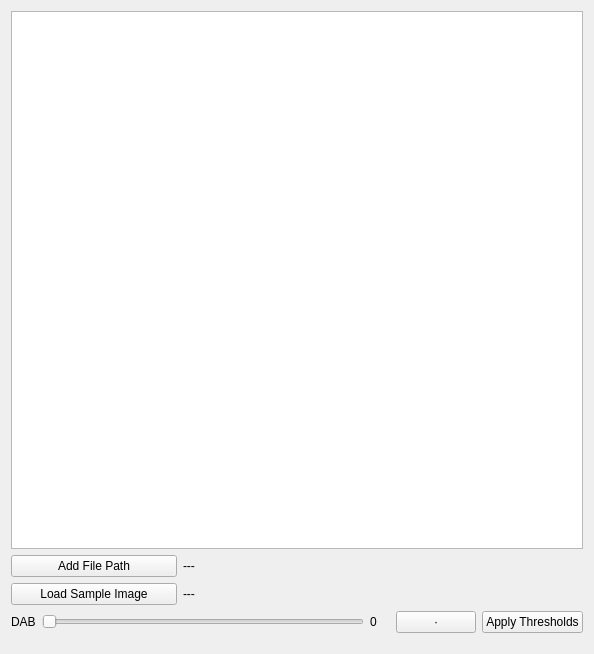
<?xml version="1.0" encoding="UTF-8"?>
<ui version="4.0">
 <class>Form</class>
 <widget class="QWidget" name="Form">
  <property name="geometry">
   <rect>
    <x>0</x>
    <y>0</y>
    <width>594</width>
    <height>654</height>
   </rect>
  </property>
  <property name="maximumSize">
   <size>
    <width>16777215</width>
    <height>16777215</height>
   </size>
  </property>
  <property name="windowTitle">
   <string>Form</string>
  </property>
  <layout class="QVBoxLayout" name="verticalLayout">
   <item>
    <widget class="QGraphicsView" name="graphicsView">
     <property name="minimumSize">
      <size>
       <width>500</width>
       <height>500</height>
      </size>
     </property>
    </widget>
   </item>
   <item>
    <layout class="QHBoxLayout" name="horizontalLayout">
     <property name="leftMargin">
      <number>0</number>
     </property>
     <property name="topMargin">
      <number>0</number>
     </property>
     <item>
      <widget class="QPushButton" name="trainingbutton">
       <property name="maximumSize">
        <size>
         <width>270</width>
         <height>16777215</height>
        </size>
       </property>
       <property name="text">
        <string>Add File Path</string>
       </property>
      </widget>
     </item>
     <item>
      <widget class="QLabel" name="lbl">
       <property name="minimumSize">
        <size>
         <width>400</width>
         <height>0</height>
        </size>
       </property>
       <property name="text">
        <string>---</string>
       </property>
      </widget>
     </item>
    </layout>
   </item>
   <item>
    <layout class="QHBoxLayout" name="horizontalLayout_2">
     <property name="bottomMargin">
      <number>0</number>
     </property>
     <item>
      <widget class="QPushButton" name="imagebutton">
       <property name="maximumSize">
        <size>
         <width>270</width>
         <height>16777215</height>
        </size>
       </property>
       <property name="text">
        <string>Load Sample Image</string>
       </property>
      </widget>
     </item>
     <item>
      <widget class="QLabel" name="lbl2">
       <property name="minimumSize">
        <size>
         <width>400</width>
         <height>0</height>
        </size>
       </property>
       <property name="text">
        <string>---</string>
       </property>
      </widget>
     </item>
    </layout>
   </item>
   <item>
    <layout class="QHBoxLayout" name="horizontalLayout_3">
     <property name="bottomMargin">
      <number>10</number>
     </property>
     <item>
      <widget class="QLabel" name="dablbl">
       <property name="text">
        <string>DAB</string>
       </property>
      </widget>
     </item>
     <item>
      <widget class="QSlider" name="slider">
       <property name="orientation">
        <enum>Qt::Horizontal</enum>
       </property>
      </widget>
     </item>
     <item alignment="Qt::AlignHCenter|Qt::AlignVCenter">
      <widget class="QLabel" name="slbl">
       <property name="minimumSize">
        <size>
         <width>20</width>
         <height>0</height>
        </size>
       </property>
       <property name="text">
        <string>0</string>
       </property>
      </widget>
     </item>
     <item>
      <widget class="QPushButton" name="togglebtn">
       <property name="text">
        <string>·</string>
       </property>
       <property name="checkable">
        <bool>false</bool>
       </property>
      </widget>
     </item>
     <item>
      <widget class="QPushButton" name="applybtn">
       <property name="text">
        <string>Apply Thresholds</string>
       </property>
      </widget>
     </item>
    </layout>
   </item>
  </layout>
 </widget>
 <resources/>
 <connections/>
</ui>
